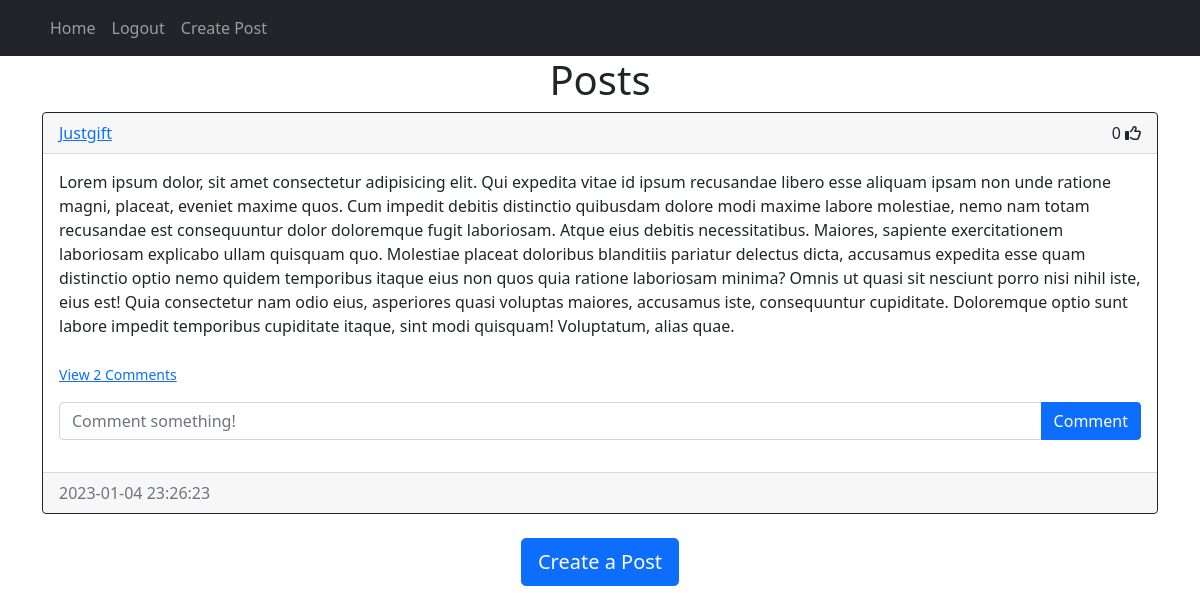
The page /posts/1/ (signed in) on the database its author committed.
### model/models.py (models this page shows)
class User(db.Model, UserMixin):
    id = db.Column(db.Integer, primary_key=True)
    firstname = db.Column(db.String(150), unique=True)
    lastname = db.Column(db.String(150), unique=True)
    email = db.Column(db.String(150), unique=True)
    username = db.Column(db.String(150), unique=True)
    password = db.Column(db.String(150))
    date_created = db.Column(db.DateTime(timezone=True), default=func.now())
    posts = db.relationship('Post', backref='user', passive_deletes=True)
    comments = db.relationship('Comment', backref='user', passive_deletes=True)
    likes = db.relationship('Like', backref='user', passive_deletes=True)

class Post(db.Model):
    id = db.Column(db.Integer, primary_key=True)
    text = db.Column(db.Text, nullable=False)
    date_created = db.Column(db.DateTime(timezone=True), default=func.now())
    author = db.Column(db.Integer, db.ForeignKey(
        'user.id', ondelete="CASCADE"), nullable=False)
    comments = db.relationship('Comment', backref='post', passive_deletes=True)
    likes = db.relationship('Like', backref='post', passive_deletes=True)

### routes/views.py (the view)
@views.route("/posts/<username>")
@login_required
def posts(username):
    user = User.query.filter_by(username=username).first()
    if not user:
        flash('No user with that username exists.', category='error')
        return redirect(url_for('views.home'))
    posts = user.posts
    return render_template("posts.html", user=current_user, posts=posts, username=username)

### app.py (called while the page is built)
def create_app():
    app.config['SQLALCHEMY_TRACK_MODIFICATION']=True
    app.config['SQLALCHEMY_DATABASE_URI'] = f'sqlite:///{DB_NAME}'
    app.config['SECRET_KEY'] = "helloworld"
    db.init_app(app)
    login_manager.login_view = "auth.login"
    login_manager.init_app(app)
    @login_manager.user_loader
    def load_user(id):
        return User.query.get(int(id))
    with app.app_context():
        db.create_all()
    app.register_blueprint(views, url_prefix="/")
    app.register_blueprint(auth, url_prefix="/")
    return app

### routes/views.py (called while the page is built)
@views.route("/posts/<int:post_id>/", methods=['GET', 'POST'])
def show_comment(post_id):
    post = Post.query.get_or_404(post_id)
    return render_template('posts_div.html',post=post, user=current_user)

### templates/posts_div.html (shortened to what this page needs)
{% extends "base.html" %}
{% block content%}
    <h1 align="center">{% block header %}Posts{% endblock %}</h1>
    <div id="posts">
      <div class="card border-dark">
        <div class="card-header d-flex justify-content-between align-items-center">
          <a href="/posts/{{post.user.username}}">{{post.user.username}}</a>
          <div>
            <span id="likes-count-{{post.id}}">
            {{ post.likes|length }}</span>
            {% if user.id in post.likes|map(attribute="author")|list %}
            <i
              class="fas fa-thumbs-up"
              id="like-button-{{post.id}}"
              onclick="like({{post.id}})">
            </i>
            {% else %}
            <i
              class="far fa-thumbs-up"
              id="like-button-{{post.id}}"
              onclick="like({{post.id}})">
            </i>
            {% endif %}
          </div>
        </div>
        <div class="card-body">
          <div class="card-text">{{post.text}}</div>
          <br />
          <p class="card-text">
            {% if post.comments|length > 0 %}
            <a data-bs-toggle="collapse" href="#comments-{{post.id}}" role="button">
              <small>View {{post.comments|length}} Comments</small>
            </a>
            {% else %}
              <small class="text-muted">No Comments</small>
            {% endif %}
          </p>
          <form
            class="input-group mb-3"
            method="POST"
            action="/create-comment/{{post.id}}">
            <input
              type="text"
              id="text"
              name="text"
              class="form-control"
              placeholder="Comment something!"
            />
            <button type="submit" class="btn btn-primary">Comment</button>
          </form>
        </div>
        <div class="card-footer text-muted">{{post.date_created}}</div>
      </div>
      <br/ >
    </div>
    {% block footer %}
      <div align="center">
        <a href="/create-post">
        <button type="button" class="btn btn-primary btn-lg">
          Create a Post
        </button></a>
      </div>
    </div>
    {% endblock %}
 {% endblock %}

### rows shown on the page
User: user.username "Justgift"
Post: text "Lorem ipsum dolor, sit amet consectetur adipisicing elit. Qui expedita vitae id ipsum recusandae libero esse aliquam ipsam non unde ratione magni, placeat, eveniet maxime quos. Cum impedit debitis distinctio quibusdam dolore modi maxime labore molestiae, nemo nam totam recusandae est consequuntur dolor doloremque fugit laboriosam. Atque eius debitis necessitatibus. Maiores, sapiente exercitationem laboriosam explicabo ullam quisquam quo. Molestiae placeat doloribus blanditiis pariatur delectus dicta, accusamus expedita esse quam distinctio optio nemo quidem temporibus itaque eius non quos quia ratione laboriosam minima? Omnis ut quasi sit nesciunt porro nisi nihil iste, eius est! Quia…", date_created "2023-01-04 23:26:23"

### other values the page prints
{{ post.likes|length }} "0"
{{ post.comments|length }} "2"
